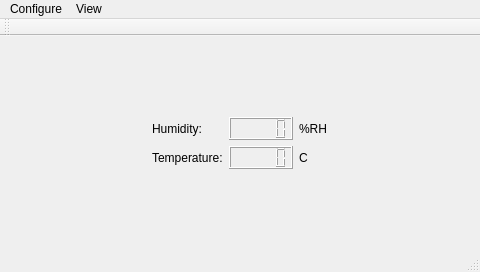
<?xml version="1.0" encoding="UTF-8"?>
<ui version="4.0">
 <class>MainWindow</class>
 <widget class="QMainWindow" name="MainWindow">
  <property name="geometry">
   <rect>
    <x>0</x>
    <y>0</y>
    <width>480</width>
    <height>272</height>
   </rect>
  </property>
  <property name="windowTitle">
   <string>T&amp;H Monitoring System</string>
  </property>
  <widget class="QWidget" name="centralWidget">
   <layout class="QGridLayout" name="gridLayout">
    <item row="0" column="1">
     <spacer name="verticalSpacer">
      <property name="orientation">
       <enum>Qt::Vertical</enum>
      </property>
      <property name="sizeHint" stdset="0">
       <size>
        <width>20</width>
        <height>134</height>
       </size>
      </property>
     </spacer>
    </item>
    <item row="1" column="0">
     <spacer name="horizontalSpacer">
      <property name="orientation">
       <enum>Qt::Horizontal</enum>
      </property>
      <property name="sizeHint" stdset="0">
       <size>
        <width>197</width>
        <height>20</height>
       </size>
      </property>
     </spacer>
    </item>
    <item row="1" column="1" colspan="2">
     <layout class="QVBoxLayout" name="verticalLayout_3">
      <item>
       <layout class="QHBoxLayout" name="horizontalLayout_3">
        <item>
         <layout class="QVBoxLayout" name="verticalLayout_2">
          <item>
           <widget class="QLabel" name="label">
            <property name="text">
             <string>Humidity:</string>
            </property>
           </widget>
          </item>
          <item>
           <widget class="QLabel" name="label_2">
            <property name="text">
             <string>Temperature:</string>
            </property>
           </widget>
          </item>
         </layout>
        </item>
        <item>
         <layout class="QVBoxLayout" name="verticalLayout">
          <item>
           <layout class="QHBoxLayout" name="horizontalLayout">
            <item>
             <widget class="QLCDNumber" name="lcdHumidity"/>
            </item>
            <item>
             <widget class="QLabel" name="label_3">
              <property name="text">
               <string>%RH</string>
              </property>
             </widget>
            </item>
           </layout>
          </item>
          <item>
           <layout class="QHBoxLayout" name="horizontalLayout_2">
            <item>
             <widget class="QLCDNumber" name="lcdTemperature"/>
            </item>
            <item>
             <widget class="QLabel" name="label_4">
              <property name="text">
               <string>C</string>
              </property>
             </widget>
            </item>
           </layout>
          </item>
         </layout>
        </item>
       </layout>
      </item>
     </layout>
    </item>
    <item row="1" column="3">
     <spacer name="horizontalSpacer_2">
      <property name="orientation">
       <enum>Qt::Horizontal</enum>
      </property>
      <property name="sizeHint" stdset="0">
       <size>
        <width>197</width>
        <height>20</height>
       </size>
      </property>
     </spacer>
    </item>
    <item row="2" column="2">
     <spacer name="verticalSpacer_2">
      <property name="orientation">
       <enum>Qt::Vertical</enum>
      </property>
      <property name="sizeHint" stdset="0">
       <size>
        <width>20</width>
        <height>133</height>
       </size>
      </property>
     </spacer>
    </item>
   </layout>
  </widget>
  <widget class="QMenuBar" name="menuBar">
   <property name="geometry">
    <rect>
     <x>0</x>
     <y>0</y>
     <width>480</width>
     <height>23</height>
    </rect>
   </property>
   <widget class="QMenu" name="menuConfigure">
    <property name="title">
     <string>Configure</string>
    </property>
    <addaction name="actionLimit"/>
    <addaction name="actionBeepFreq"/>
   </widget>
   <widget class="QMenu" name="menuView">
    <property name="title">
     <string>View</string>
    </property>
    <addaction name="actionAverage"/>
    <addaction name="actionChange"/>
   </widget>
   <addaction name="menuConfigure"/>
   <addaction name="menuView"/>
  </widget>
  <widget class="QToolBar" name="mainToolBar">
   <attribute name="toolBarArea">
    <enum>TopToolBarArea</enum>
   </attribute>
   <attribute name="toolBarBreak">
    <bool>false</bool>
   </attribute>
  </widget>
  <widget class="QStatusBar" name="statusBar"/>
  <action name="actionLimit">
   <property name="text">
    <string>Limit</string>
   </property>
  </action>
  <action name="actionBeepFreq">
   <property name="text">
    <string>Beep</string>
   </property>
  </action>
  <action name="actionAverage">
   <property name="text">
    <string>Average</string>
   </property>
  </action>
  <action name="actionChange">
   <property name="text">
    <string>Change</string>
   </property>
  </action>
 </widget>
 <layoutdefault spacing="6" margin="11"/>
 <resources/>
 <connections/>
</ui>
